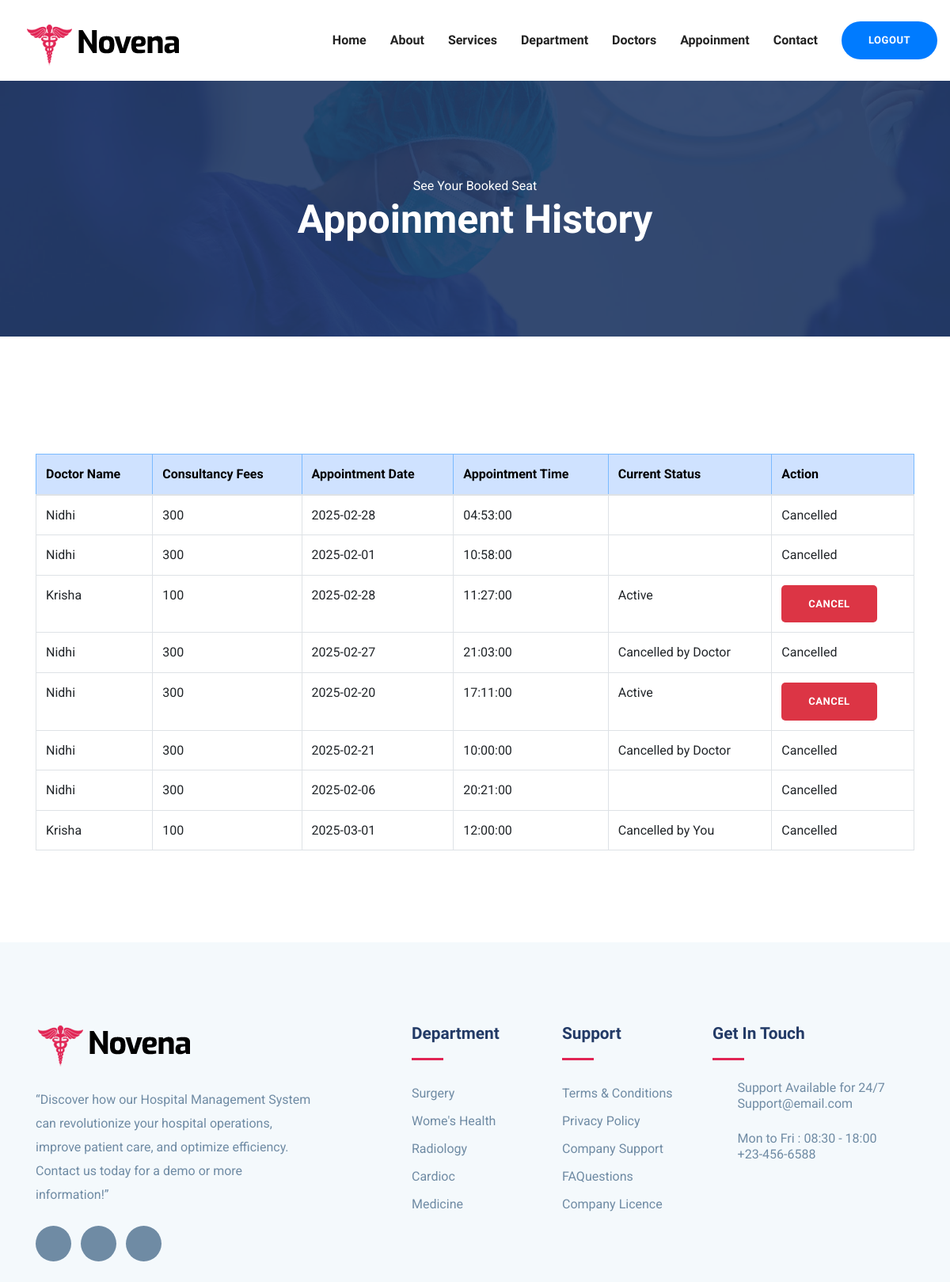
/appoinment_history.php (signed in), run on the app's committed database.
### tables this page shows
CREATE TABLE `appointment` (
  `pid` int(11) NOT NULL,
  `ID` int(11) NOT NULL,
  `fname` varchar(20) NOT NULL,
  `lname` varchar(20) NOT NULL,
  `gender` varchar(10) NOT NULL,
  `email` varchar(30) NOT NULL,
  `contact` varchar(10) NOT NULL,
  `department` varchar(30) NOT NULL,
  `doctor` varchar(30) NOT NULL,
  `docFees` int(11) NOT NULL,
  `appdate` date NOT NULL,
  `apptime` time NOT NULL,
  `message` varchar(150) NOT NULL,
  `userStatus` int(11) NOT NULL,
  `doctorStatus` int(11) NOT NULL
);

### appoinment_history.php (the view, shortened to what this page needs)
<?php
include 'database.php';
?>
<!DOCTYPE html>
<html lang="en">
<head>
    <link href="https://cdn.jsdelivr.net/npm/bootstrap@5.3.0-alpha1/dist/css/bootstrap.min.css" rel="stylesheet">
</head>
<body>
<?php
 include 'header.php';
?>
<section class="page-title bg-1">
  <div class="container">
    <div class="row">
      <div class="col-md-12">
        <div class="block text-center">
          <span class="text-white">See Your Booked Seat</span>
          <h1 class="text-capitalize mb-5 text-lg">Appoinment History</h1>
        </div>
      </div>
    </div>
  </div>
</section>
<section class="appoinment-history section">
<div class="container mt-5">
    <table class="table table-bordered table-hover">
        <thead class="table-primary">
            <tr>
                <th>Doctor Name</th>
                <th>Consultancy Fees</th>
                <th>Appointment Date</th>
                <th>Appointment Time</th>
                <th>Current Status</th>
                <th>Action</th>
            </tr>
        </thead>
        <tbody>
            <?php
            $fname = $_SESSION['fname'];
            $lname = $_SESSION['lname'];
            $query = "select ID,doctor,docFees,appdate,apptime,userStatus,doctorStatus from appointment where fname ='$fname' and lname='$lname';";
            $result = mysqli_query($conn,$query);
            while ($row = mysqli_fetch_array($result)){
            ?>
                    <tr>
                        <td><?php echo $row['doctor'];?></td>
                        <td><?php echo $row['docFees'];?></td>
                        <td><?php echo $row['appdate'];?></td>
                        <td><?php echo $row['apptime'];?></td>
                        <td>
                            <?php if(($row['userStatus']==1) && ($row['doctorStatus']==1))
                            {
                                echo "Active";
                            }
                            if(($row['userStatus']==0) && ($row['doctorStatus']==1))
                            {
                                echo "Cancelled by You";
                            }
                            if(($row['userStatus']==1) && ($row['doctorStatus']==0))
                            {
                                echo "Cancelled by Doctor";
                            }
                            ?>
                        </td>
                        <td>
                            <?php if(($row['userStatus']==1) && ($row['doctorStatus']==1))
                            { ?>
	                        <a href="appoinment_history.php?ID=<?php echo $row['ID']?>&cancel=update"
                              onClick="return confirm('Are you sure you want to cancel this appointment ?')"
                              title="Cancel Appointment" tooltip-placement="top" tooltip="Remove"><button class="btn btn-danger btn-sm">Cancel</button></a>
	                        <?php } else {
                                echo "Cancelled";
                                } ?>
                        </td>
                      </tr>
                    <?php } ?>
        </tbody>
    </table>
</div>
</section>
<?php include "footer.php"; ?>
</body>
</html>

### css/style.css (style rules this page uses)
html { overflow-x: hidden; }
body { line-height: 1.6; font-family: "Roboto", sans-serif; -webkit-font-smoothing: antialiased; font-size: 16px; color: #6F8BA4; font-weight: 400; }
h1, .h1, h2, .h2, h3, .h3, h4, .h4, h5, .h5, h6, .h6 { font-family: "Exo", sans-serif; font-weight: 700; color: #222; }
h1, .h1 { font-size: 2.5rem; }
.btn { display: inline-block; font-size: 14px; font-size: 0.8125rem; font-weight: 700; letter-spacing: .5px; padding: .75rem 2rem; font-family: "Exo", sans-serif; text-transform: uppercase; border-radius: 5px; border: 2px solid transparent; transition: all .35s ease; }
.section { padding: 100px 0; }
.text-lg { font-size: 3.75rem; }
a { color: #222; text-decoration: none; transition: all .35s ease; }
.page-title { padding: 120px 0px 70px 0px; position: relative; }
.page-title .block h1 { color: #fff; }
.text-lg { font-size: 50px; }
.bg-1 { background: url("../images/bg/22.jpg") no-repeat 50% 50%; background-size: cover; position: relative; }

### data on the page
appointment: doctor "Nidhi", docFees "300", appdate "2025-02-28", apptime "04:53:00", userStatus "Cancelled"
appointment: doctor "Nidhi", docFees "300", appdate "2025-02-01", apptime "10:58:00", userStatus "Cancelled"
appointment: doctor "Krisha", docFees "100", appdate "2025-02-28", apptime "11:27:00", userStatus "Active"
appointment: doctor "Nidhi", docFees "300", appdate "2025-02-27", apptime "21:03:00", userStatus "Cancelled by Doctor"
appointment: doctor "Nidhi", docFees "300", appdate "2025-02-20", apptime "17:11:00", userStatus "Active"
appointment: doctor "Nidhi", docFees "300", appdate "2025-02-21", apptime "10:00:00", userStatus "Cancelled by Doctor"
appointment: doctor "Nidhi", docFees "300", appdate "2025-02-06", apptime "20:21:00", userStatus "Cancelled"
appointment: doctor "Krisha", docFees "100", appdate "2025-03-01", apptime "12:00:00", userStatus "Cancelled by You"
